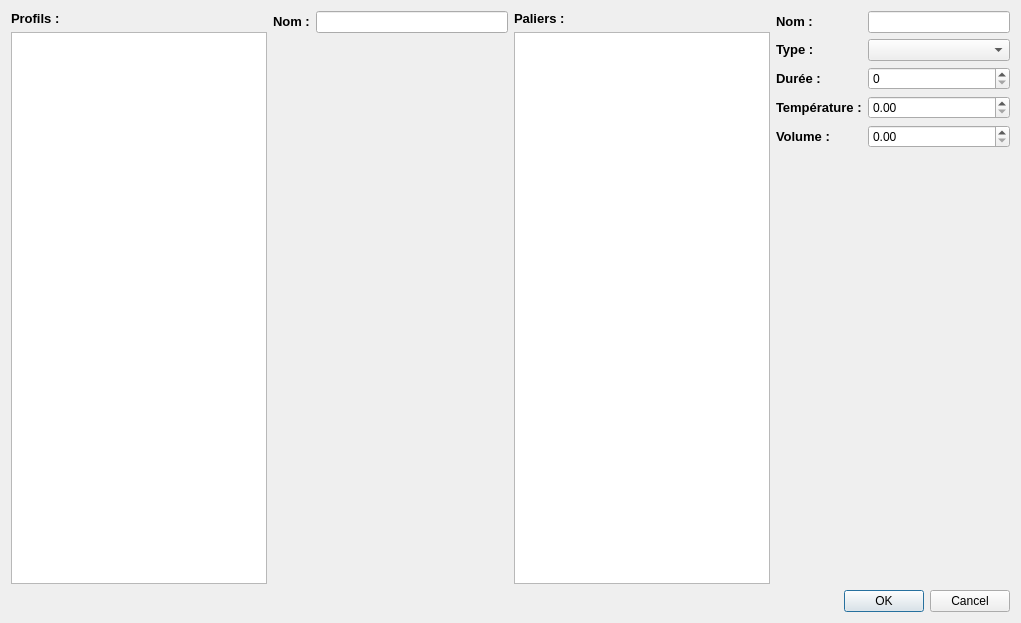
<?xml version="1.0" encoding="UTF-8"?>
<ui version="4.0">
 <class>Dialog</class>
 <widget class="QDialog" name="Dialog">
  <property name="geometry">
   <rect>
    <x>0</x>
    <y>0</y>
    <width>1021</width>
    <height>623</height>
   </rect>
  </property>
  <property name="windowTitle">
   <string>Dialog</string>
  </property>
  <layout class="QGridLayout" name="gridLayout">
   <item row="0" column="0">
    <layout class="QVBoxLayout" name="verticalLayout">
     <item>
      <widget class="QLabel" name="label_7">
       <property name="text">
        <string>&lt;!DOCTYPE HTML PUBLIC &quot;-//W3C//DTD HTML 4.0//EN&quot; &quot;http://www.w3.org/TR/REC-html40/strict.dtd&quot;&gt;
&lt;html&gt;&lt;head&gt;&lt;meta name=&quot;qrichtext&quot; content=&quot;1&quot; /&gt;&lt;style type=&quot;text/css&quot;&gt;
p, li { white-space: pre-wrap; }
&lt;/style&gt;&lt;/head&gt;&lt;body style=&quot; font-family:'Droid Sans'; font-size:10pt; font-weight:400; font-style:normal;&quot;&gt;
&lt;p style=&quot; margin-top:0px; margin-bottom:0px; margin-left:0px; margin-right:0px; -qt-block-indent:0; text-indent:0px;&quot;&gt;&lt;span style=&quot; font-weight:600;&quot;&gt;Profils :&lt;/span&gt;&lt;/p&gt;&lt;/body&gt;&lt;/html&gt;</string>
       </property>
      </widget>
     </item>
     <item>
      <widget class="QListWidget" name="listWidget"/>
     </item>
    </layout>
   </item>
   <item row="0" column="1">
    <layout class="QFormLayout" name="formLayout_2">
     <item row="0" column="0">
      <widget class="QLabel" name="label_8">
       <property name="text">
        <string>&lt;!DOCTYPE HTML PUBLIC &quot;-//W3C//DTD HTML 4.0//EN&quot; &quot;http://www.w3.org/TR/REC-html40/strict.dtd&quot;&gt;
&lt;html&gt;&lt;head&gt;&lt;meta name=&quot;qrichtext&quot; content=&quot;1&quot; /&gt;&lt;style type=&quot;text/css&quot;&gt;
p, li { white-space: pre-wrap; }
&lt;/style&gt;&lt;/head&gt;&lt;body style=&quot; font-family:'Droid Sans'; font-size:10pt; font-weight:400; font-style:normal;&quot;&gt;
&lt;p style=&quot; margin-top:0px; margin-bottom:0px; margin-left:0px; margin-right:0px; -qt-block-indent:0; text-indent:0px;&quot;&gt;&lt;span style=&quot; font-weight:600;&quot;&gt;Nom :&lt;/span&gt;&lt;/p&gt;&lt;/body&gt;&lt;/html&gt;</string>
       </property>
      </widget>
     </item>
     <item row="0" column="1">
      <widget class="QLineEdit" name="lineEdit"/>
     </item>
    </layout>
   </item>
   <item row="0" column="2">
    <layout class="QVBoxLayout" name="verticalLayout_2">
     <item>
      <widget class="QLabel" name="label_2">
       <property name="text">
        <string>&lt;!DOCTYPE HTML PUBLIC &quot;-//W3C//DTD HTML 4.0//EN&quot; &quot;http://www.w3.org/TR/REC-html40/strict.dtd&quot;&gt;
&lt;html&gt;&lt;head&gt;&lt;meta name=&quot;qrichtext&quot; content=&quot;1&quot; /&gt;&lt;style type=&quot;text/css&quot;&gt;
p, li { white-space: pre-wrap; }
&lt;/style&gt;&lt;/head&gt;&lt;body style=&quot; font-family:'Droid Sans'; font-size:10pt; font-weight:400; font-style:normal;&quot;&gt;
&lt;p style=&quot; margin-top:0px; margin-bottom:0px; margin-left:0px; margin-right:0px; -qt-block-indent:0; text-indent:0px;&quot;&gt;&lt;span style=&quot; font-weight:600;&quot;&gt;Paliers :&lt;/span&gt;&lt;/p&gt;&lt;/body&gt;&lt;/html&gt;</string>
       </property>
      </widget>
     </item>
     <item>
      <widget class="QListWidget" name="listWidget_2"/>
     </item>
    </layout>
   </item>
   <item row="0" column="3">
    <layout class="QFormLayout" name="formLayout">
     <item row="0" column="0">
      <widget class="QLabel" name="label_6">
       <property name="text">
        <string>&lt;!DOCTYPE HTML PUBLIC &quot;-//W3C//DTD HTML 4.0//EN&quot; &quot;http://www.w3.org/TR/REC-html40/strict.dtd&quot;&gt;
&lt;html&gt;&lt;head&gt;&lt;meta name=&quot;qrichtext&quot; content=&quot;1&quot; /&gt;&lt;style type=&quot;text/css&quot;&gt;
p, li { white-space: pre-wrap; }
&lt;/style&gt;&lt;/head&gt;&lt;body style=&quot; font-family:'Droid Sans'; font-size:10pt; font-weight:400; font-style:normal;&quot;&gt;
&lt;p style=&quot; margin-top:0px; margin-bottom:0px; margin-left:0px; margin-right:0px; -qt-block-indent:0; text-indent:0px;&quot;&gt;&lt;span style=&quot; font-weight:600;&quot;&gt;Nom :&lt;/span&gt;&lt;/p&gt;&lt;/body&gt;&lt;/html&gt;</string>
       </property>
      </widget>
     </item>
     <item row="0" column="1">
      <widget class="QLineEdit" name="lineEdit_2"/>
     </item>
     <item row="1" column="1">
      <widget class="QComboBox" name="comboBox"/>
     </item>
     <item row="1" column="0">
      <widget class="QLabel" name="label_5">
       <property name="text">
        <string>&lt;!DOCTYPE HTML PUBLIC &quot;-//W3C//DTD HTML 4.0//EN&quot; &quot;http://www.w3.org/TR/REC-html40/strict.dtd&quot;&gt;
&lt;html&gt;&lt;head&gt;&lt;meta name=&quot;qrichtext&quot; content=&quot;1&quot; /&gt;&lt;style type=&quot;text/css&quot;&gt;
p, li { white-space: pre-wrap; }
&lt;/style&gt;&lt;/head&gt;&lt;body style=&quot; font-family:'Droid Sans'; font-size:10pt; font-weight:400; font-style:normal;&quot;&gt;
&lt;p style=&quot; margin-top:0px; margin-bottom:0px; margin-left:0px; margin-right:0px; -qt-block-indent:0; text-indent:0px;&quot;&gt;&lt;span style=&quot; font-weight:600;&quot;&gt;Type :&lt;/span&gt;&lt;/p&gt;&lt;/body&gt;&lt;/html&gt;</string>
       </property>
      </widget>
     </item>
     <item row="2" column="0">
      <widget class="QLabel" name="label_3">
       <property name="text">
        <string>&lt;!DOCTYPE HTML PUBLIC &quot;-//W3C//DTD HTML 4.0//EN&quot; &quot;http://www.w3.org/TR/REC-html40/strict.dtd&quot;&gt;
&lt;html&gt;&lt;head&gt;&lt;meta name=&quot;qrichtext&quot; content=&quot;1&quot; /&gt;&lt;style type=&quot;text/css&quot;&gt;
p, li { white-space: pre-wrap; }
&lt;/style&gt;&lt;/head&gt;&lt;body style=&quot; font-family:'Droid Sans'; font-size:10pt; font-weight:400; font-style:normal;&quot;&gt;
&lt;p style=&quot; margin-top:0px; margin-bottom:0px; margin-left:0px; margin-right:0px; -qt-block-indent:0; text-indent:0px;&quot;&gt;&lt;span style=&quot; font-weight:600;&quot;&gt;Durée :&lt;/span&gt;&lt;/p&gt;&lt;/body&gt;&lt;/html&gt;</string>
       </property>
      </widget>
     </item>
     <item row="2" column="1">
      <widget class="QSpinBox" name="spinBox"/>
     </item>
     <item row="4" column="0">
      <widget class="QLabel" name="label_4">
       <property name="text">
        <string>&lt;!DOCTYPE HTML PUBLIC &quot;-//W3C//DTD HTML 4.0//EN&quot; &quot;http://www.w3.org/TR/REC-html40/strict.dtd&quot;&gt;
&lt;html&gt;&lt;head&gt;&lt;meta name=&quot;qrichtext&quot; content=&quot;1&quot; /&gt;&lt;style type=&quot;text/css&quot;&gt;
p, li { white-space: pre-wrap; }
&lt;/style&gt;&lt;/head&gt;&lt;body style=&quot; font-family:'Droid Sans'; font-size:10pt; font-weight:400; font-style:normal;&quot;&gt;
&lt;p style=&quot; margin-top:0px; margin-bottom:0px; margin-left:0px; margin-right:0px; -qt-block-indent:0; text-indent:0px;&quot;&gt;&lt;span style=&quot; font-weight:600;&quot;&gt;Volume :&lt;/span&gt;&lt;/p&gt;&lt;/body&gt;&lt;/html&gt;</string>
       </property>
      </widget>
     </item>
     <item row="4" column="1">
      <widget class="QDoubleSpinBox" name="doubleSpinBox_2"/>
     </item>
     <item row="3" column="0">
      <widget class="QLabel" name="label">
       <property name="text">
        <string>&lt;!DOCTYPE HTML PUBLIC &quot;-//W3C//DTD HTML 4.0//EN&quot; &quot;http://www.w3.org/TR/REC-html40/strict.dtd&quot;&gt;
&lt;html&gt;&lt;head&gt;&lt;meta name=&quot;qrichtext&quot; content=&quot;1&quot; /&gt;&lt;style type=&quot;text/css&quot;&gt;
p, li { white-space: pre-wrap; }
&lt;/style&gt;&lt;/head&gt;&lt;body style=&quot; font-family:'Droid Sans'; font-size:10pt; font-weight:400; font-style:normal;&quot;&gt;
&lt;p style=&quot; margin-top:0px; margin-bottom:0px; margin-left:0px; margin-right:0px; -qt-block-indent:0; text-indent:0px;&quot;&gt;&lt;span style=&quot; font-weight:600;&quot;&gt;Température :&lt;/span&gt;&lt;/p&gt;&lt;/body&gt;&lt;/html&gt;</string>
       </property>
      </widget>
     </item>
     <item row="3" column="1">
      <widget class="QDoubleSpinBox" name="doubleSpinBox"/>
     </item>
    </layout>
   </item>
   <item row="1" column="2" colspan="2">
    <widget class="QDialogButtonBox" name="buttonBox">
     <property name="orientation">
      <enum>Qt::Horizontal</enum>
     </property>
     <property name="standardButtons">
      <set>QDialogButtonBox::Cancel|QDialogButtonBox::Ok</set>
     </property>
    </widget>
   </item>
  </layout>
  <zorder>buttonBox</zorder>
  <zorder>listWidget</zorder>
  <zorder>listWidget_2</zorder>
  <zorder>label_6</zorder>
  <zorder>lineEdit_2</zorder>
  <zorder>lineEdit_2</zorder>
  <zorder>label_2</zorder>
  <zorder>label_7</zorder>
  <zorder>label_8</zorder>
  <zorder>lineEdit</zorder>
 </widget>
 <resources/>
 <connections>
  <connection>
   <sender>buttonBox</sender>
   <signal>accepted()</signal>
   <receiver>Dialog</receiver>
   <slot>accept()</slot>
   <hints>
    <hint type="sourcelabel">
     <x>248</x>
     <y>254</y>
    </hint>
    <hint type="destinationlabel">
     <x>157</x>
     <y>274</y>
    </hint>
   </hints>
  </connection>
  <connection>
   <sender>buttonBox</sender>
   <signal>rejected()</signal>
   <receiver>Dialog</receiver>
   <slot>reject()</slot>
   <hints>
    <hint type="sourcelabel">
     <x>316</x>
     <y>260</y>
    </hint>
    <hint type="destinationlabel">
     <x>286</x>
     <y>274</y>
    </hint>
   </hints>
  </connection>
 </connections>
</ui>
